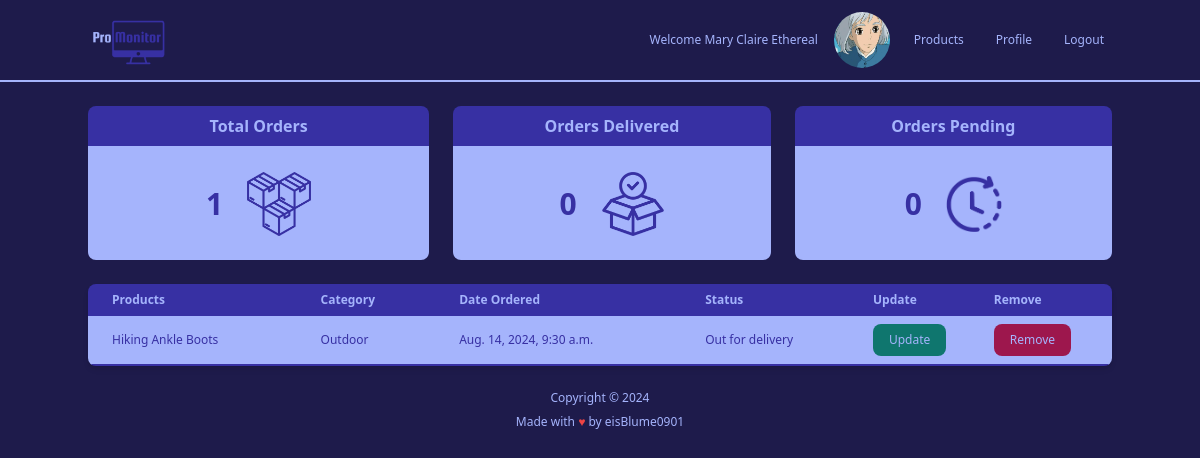
/user/13 (signed in), run on the app's committed database.
### accounts/models.py (models this page shows, shortened)
class Customer(models.Model):
    user = models.OneToOneField(User, null=True, on_delete=models.CASCADE) # CASCADE means that if the user is deleted, the customer will also be deleted
    name = models.CharField(max_length=200, null=True)
    phone = models.CharField(max_length=200, null=True)
    email = models.EmailField(max_length=200, null=True)
    date_created = models.DateTimeField(auto_now_add=True, null=True)
    avatar = models.ImageField(null=True, blank=True, default='images/default_user_image.png')

class Order(models.Model):
    STATUS = (
        ('Pending', 'Pending'),
        ('Out for delivery', 'Out for delivery'),
        ('Delivered', 'Delivered'),
    )
    customer = models.ForeignKey(Customer, null=True, on_delete=models.SET_NULL)
    product = models.ForeignKey(Product, null=True, on_delete=models.SET_NULL)
    date_created = models.DateTimeField(auto_now_add=True, null=True)
    status = models.CharField(max_length=200, null=True, choices=STATUS)

class Product(models.Model):
    CATEGORY = (
        ('Indoor', 'Indoor'),
        ('Outdoor', 'Outdoor'),
    )
    name = models.CharField(max_length=200, null=True)
    price = models.FloatField(null=True)
    category = models.CharField(max_length=200, null=True, choices=CATEGORY)
    description = models.TextField(null=True, blank=True)
    date_created = models.DateTimeField(auto_now_add=True, null=True)
    tags = models.ManyToManyField('Tag')
    def __str__(self) -> str:
        return self.name if self.name else "Unknown Product"

### accounts/views.py (the view)
# urls.py: path('user/<int:pk>', views.userHome, name="userPage"),
@login_required(login_url='login')
def userHome(request, pk):
    user = get_object_or_404(User, id=pk)
    userOrder = Order.objects.filter(customer__user=user)
    allOrdersCount = userOrder.count()
    allDeliveredOrdersCount = userOrder.filter(status="Delivered").count()
    allPendingOrdersCount = userOrder.filter(status="Pending").count()
    context = {
        "ordersCount": allOrdersCount,
        "deliveredOrders": allDeliveredOrdersCount,
        "pendingOrders": allPendingOrdersCount,
        "orders": userOrder,
    }
    return render(request, 'accounts/user.html', context)

### templates/accounts/user.html
{% extends 'main.html' %}
{% block content %}
{% include 'partials/_home_navbar.html' %}
{% include 'partials/_order_status.html' %}
{% include 'partials/_product_table.html' %}
{% endblock %}

### templates/partials/_home_navbar.html (shortened to what this page needs)
{% load static %}
<nav class="bg-indigo-950 border-b-2 border-b-indigo-300">
    <div class="flex flex-wrap justify-between mx-auto items-center max-w-screen-lg">
     {% if request.user.is_authenticated %}
         {% if request.user.is_superuser %}
             <a href="{% url 'home' %}">
                <img src="{% static 'images/ProMonitor_logo.png' %}" alt="ProMonitor Logo" class="w-20">
             </a>
         {% else %}
               <a href="{% url 'userPage' request.user.id %}">
                    <img src="{% static 'images/ProMonitor_logo.png' %}" alt="ProMonitor Logo" class="w-20">
               </a>
         {% endif %}
            <div class="flex gap-4 items-center">
                <span class="text-indigo-300 font-medium text-xs">Welcome {{ request.user.customer.name }}</span>
                 <div class="w-14 h-14 object-cover rounded-full overflow-hidden">
                 {% if request.user.customer.avatar %}
                      <img src="{{ request.user.customer.avatar.url }}" alt="Profile Picture" class="w-full h-full"/>
                {% else %}
                     <img src="{% static 'images/default_user_image.png' %}" alt="Profile Picture" class="w-14 h-14 p-2"/>
                {% endif %}
                 </div>
                    <a href="{% url 'products' %}" class="text-indigo-300 text-xs px-2 py-1 font-medium hover:rounded-md hover:bg-indigo-200 hover:text-indigo-800">Products</a>
                    <a href="{% url 'userProfileSettings' request.user.id %}" class="text-indigo-300 text-xs px-2 py-1 font-medium hover:rounded-md hover:bg-indigo-200 hover:text-indigo-800">Profile</a>
                    <a href="{% url 'logout' %}" class="text-indigo-300 text-xs px-2 py-1 font-medium hover:rounded-md hover:bg-indigo-200 hover:text-indigo-800">Logout</a>
            </div>
     {% else %}
          <img src="{% static 'images/ProMonitor_logo.png' %}" alt="ProMonitor Logo" class="w-20">
    {% endif %}
    </div>
</nav>

### templates/partials/_product_table.html (shortened to what this page needs)
<div class="max-w-screen-lg mx-auto my-6">
        <div class="relative overflow-x-auto shadow-md rounded-lg">
            <table class="w-full text-sm text-left text-indigo-300">
                <thead class="text-xs text-indigo-300 bg-indigo-800">
                    <tr>
                        <th class="px-6 py-2">
                            Products
                        </th>
                        <th class="px-6 py-2">
                            Category
                        </th>
                        <th class="px-6 py-2">
                            Date Ordered
                        </th>
                        <th class="px-6 py-2">
                            Status
                        </th>
                        <th class="p-2">
                            Update
                        </th>
                        <th class="p-2">
                            Remove
                        </th>
                    </tr>
                </thead>
                <tbody class="text-xs text-indigo-800 font-medium">
                    {% for order in orders %}
                    <tr class="bg-indigo-300 border-b-2 border-indigo-800 hover:bg-indigo-200">
                        <td class="px-6 py-2">{{ order.product }}</td>
                        <td class="px-6 py-2">{{ order.product.category }}</td>
                        <td class="px-6 py-2">{{ order.date_created }}</td>
                        <td class="px-6 py-2">{{ order.status}}</td>
                        <td class="p-2">
                            {% if perms.accounts.change_order %}
                            <a href="{% url 'update_order' order.id %}">
                                <button class="font-medium bg-teal-700 text-indigo-300 rounded-lg px-4 py-2 hover:bg-teal-300 hover:text-indigo-800">Update</button>
                            </a>
                            {% endif %}
                        </td>
                        <td class="p-2">
                            {% if perms.accounts.delete_order %}
                                <a href="{% url 'delete_order' order.id %}">
                                    <button class="font-medium bg-pink-800 text-indigo-300 rounded-lg px-4 py-2 hover:bg-pink-300 hover:text-indigo-800">Remove</button>
                                </a>
                            {% else %}
                                <button class="font-medium bg-pink-800 text-indigo-300 rounded-lg px-4 py-2 hover:bg-pink-300 hover:text-indigo-800" disabled>Remove</button>
                            {% endif %}
                        </td>
                    </tr>
                    {% endfor %}
                </tbody>
            </table>
        </div>
    </div>

### data on the page
Order: product "Hiking Ankle Boots", product.category "Outdoor", date_created "Aug. 14, 2024, 9:30 a.m.", status "Out for delivery"

### other printed values
{{ request.user.customer.name }} "Mary Claire Ethereal"
{{ ordersCount }} "1"
{{ deliveredOrders }} "0"
{{ pendingOrders }} "0"
